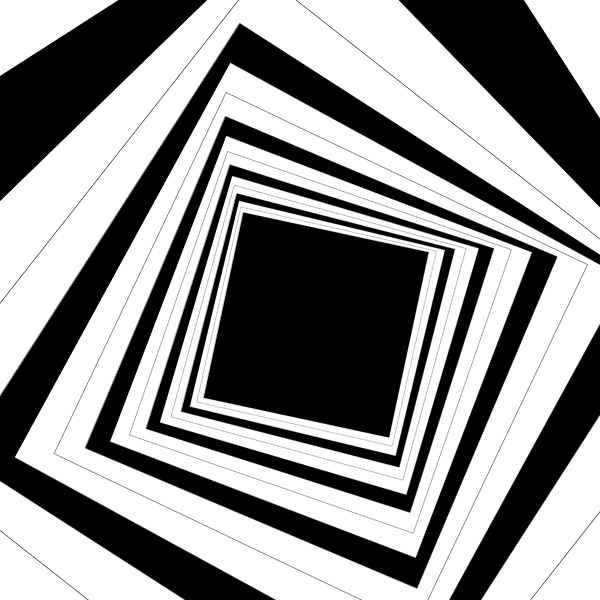
Frame 1 (no input)
Frame 60 (no input): identical to frame 1, image omitted
Frame 120 (the mouse pressed at the canvas centre since frame 60): identical to frame 1, image omitted

The p5.js sketch that drew this single still picture (run headless with seeded random() and noise() and a simulated clock; from frame 60 on, the mouse is pressed at the canvas centre):

// p5.js sketch
// ── sketch.js
function setup() {
  createCanvas(600, 600);
  rectMode(CENTER);
}

function draw() {
  background(255);
  translate(width / 2, height / 2);

  for (var i = 0; i < 20; i++) {
    push();
    rotate(4 / i);
    scale(4 / i);
    //stroke(6, 255);
    if (i % 3 == 1) {
      fill(0)
    }
    rect(100, 100, 900);

    pop();
  }
}
